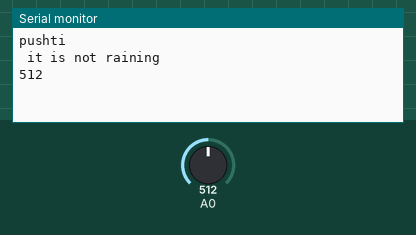
This sketch was run on a simulated ESP8266 (NodeMCU). Parts: the last lines printed to the serial monitor. The test bench sets the inputs (shaded band); at power-on: A0 = 512. WiFi joins after 1.5 s; servers stay silent unless stated.

Above: at 3.0 s.
3.1 s: A0 set to 710
At 8.1 s:
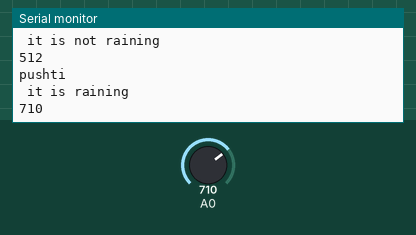
13.3 s: A0 set to 716
At 18.2 s:
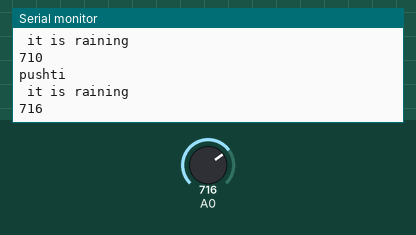
Timing chart, 0 to 19.7 s (numbered marks = the images above; inputs shaded):
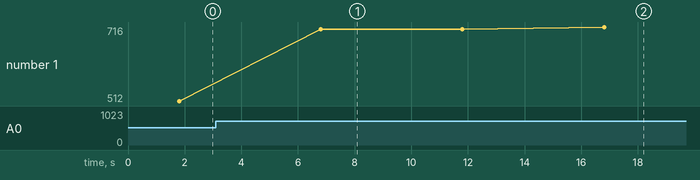

Measured:
- after the input at 3.1 s, the serial monitor: prints a new line after 3.7 s (image 1)
- after the input at 13.3 s, the serial monitor: prints a new line after 3.5 s (image 2)
- plotted number 1: 512 → 710 after the input at 3.1 s, 710 → 716 after the input at 13.3 s

The sketch:

raining.ino
```cpp
 //rain sensor

#define BLYNK_TEMPLATE_ID "TMPL0V3dtmm5"

#define BLYNK_DEVICE_NAME "Agriculture and Irrigation system"
#define BLYNK_AUTH_TOKEN "qJSUzdH0WAAWlzzstmLNgmnbhTv3caSz"

#include<ESP8266WiFi.h> //nodemcu library
#include<BlynkSimpleEsp8266.h> //blynk library
char auth[]= BLYNK_AUTH_TOKEN; // declare one character
char ssid[]="Jalsa Karone Jentilal"; //declare  character variable called as ssid for wifi name
char pass[]="qwertyuiop";// declare character variable for wifi password
int analogPin = 0; // output pin  of rain sensor connected to analog pin A0
int rainval = 0; // define a variable rainval initial value of 0


void setup ()
{

Serial.begin (9600); // set the baud rate to 9600
Blynk.begin(auth,ssid,pass);

}

void loop ()
{


 Serial.println("pushti");

rainval = analogRead (analogPin); // read the analog value to the variable rainval
if (rainval> 700)  //if analog value is greater than the 700 then it shows the notification

{

Serial.println(" it is raining");
Blynk.logEvent("rain_alert","raining outside"); //event name and  notification message as raining outside

}
else
{
Serial.println(" it is not raining");
}

Blynk.virtualWrite(V3,rainval);// virtual pin of dashborad as V3
Serial.println (rainval); // Serial print variable data //print the rainval value i serial monitor
Blynk.run(); // for keeping connection with blynk like sending data and receiving  data
delay (5000); //delay  between  2 samples

}
```
